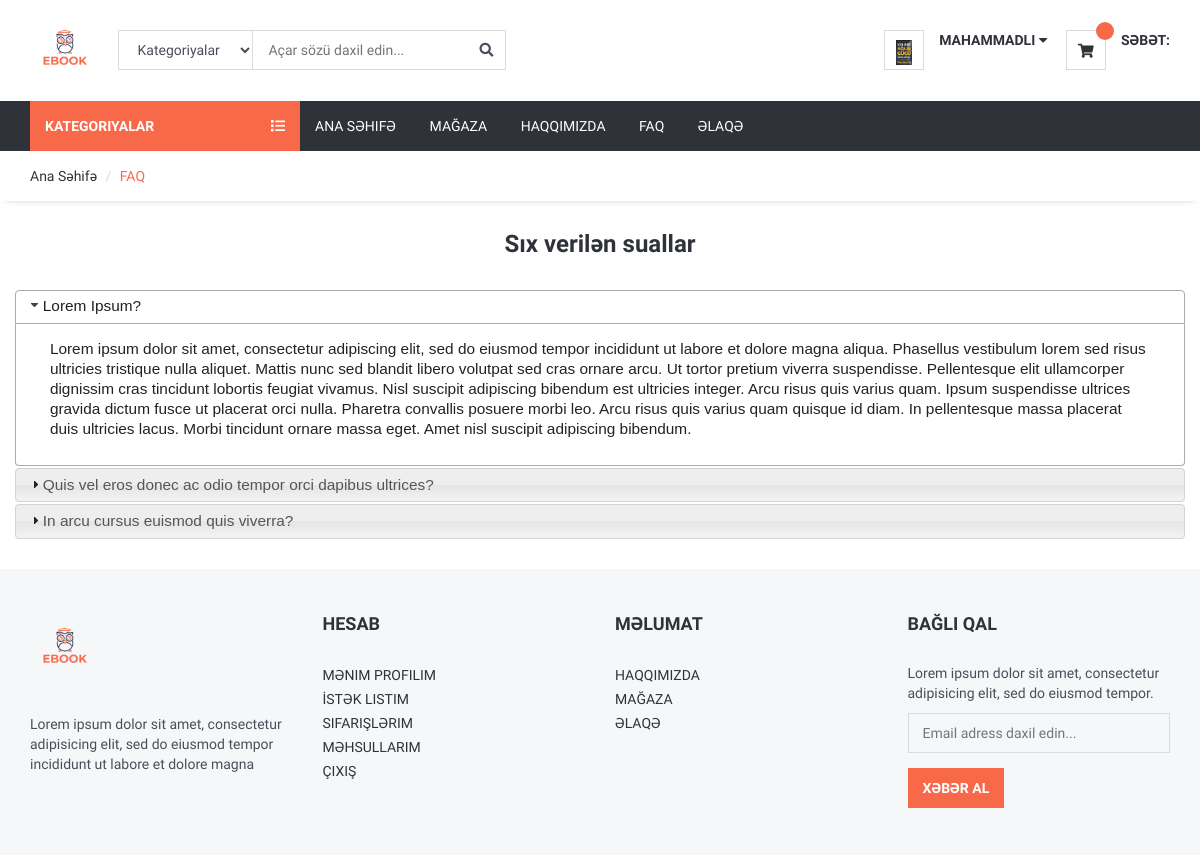
The app's page /faq/ (signed in) with its own data.
### home/models.py (models this page shows, shortened)
class UserProfile(models.Model):
    user = models.OneToOneField(User,on_delete=models.CASCADE)
    phone = models.CharField(blank=True,max_length=20)
    address = models.CharField(blank=True,max_length=150)
    city = models.CharField(blank=True,max_length=20)
    country = models.CharField(blank=True,max_length=20)
    image = models.ImageField(blank=True,upload_to='images/users/')
    def image_tag(self):
        return mark_safe('<img src ="{}" height = "25"'.format(self.image.url))
    image_tag.short_description = 'Image'

class FAQ(models.Model):
    STATUS = (
        ('True','True'),
        ('False','False')
    )
    ordernumber = models.IntegerField()
    question = models.CharField(max_length=150)
    answer = models.TextField()
    status = models.CharField(max_length=10,choices=STATUS)
    create_at = models.DateTimeField(auto_now_add=True)
    update_at = models.DateTimeField(auto_now=True)

### home/views.py (the view)
# urls.py: path('faq/',views.faq,name='faq'),
def faq(request):
    category = Category.objects.all()
    faq = FAQ.objects.all().order_by('ordernumber')
    setting = Setting.objects.get()
    context = {
        'category':category,
        'faq':faq,
        'setting':setting
    }
    return render(request,'faq.html',context)

### home/templates/faq.html (shortened to what this page needs)
{% extends "homebase.html" %}
{% block sidebar %}
  {% include "sidebar.html" %}
{% endblock sidebar %}
{% block content %}
<div id="breadcrumb">
    <div class="container">
        <ul class="breadcrumb">
            <li><a href="/">Ana Səhifə</a></li>
            <li class="active">FAQ</li>
        </ul>
    </div>
</div>
<div class="section">
    <div class="container">
        <div class="row">
            <h3 align='center'>Sıx verilən suallar</h3>
            <br>
            <div id="accordion">
                {% for data in faq %}
                <h3>{{data.question}}</h3>
                <div>
                  <p>
                      {{data.answer}}
                    </p>
                </div>
                {% endfor%}
            </div>
        </div>
    </div>
</div>
{% endblock content %}

### home/templates/header.html (shortened to what this page needs)
{% load static %}
<header>
    <div id="header">
        <div class="container">
            <div class="pull-left">
                <div  class="header-logo">
                    <a class="logo" href="/">
                        <img  src="{%static './img/logobook.png' %}" alt="">
                    </a>
                </div>
                <div class="header-search">
                    <form action="/search/" method="post">
                        <input id="query" name="query" class="input search-input" type="text" placeholder="Açar sözü daxil edin...">
                        {% load mptt_tags %}
                        <select name="katid" class='input search-categories'>
                            <option value="0">Kategoriyalar</option>
                        </select>
                        <button class="search-btn"><i class="fa fa-search"></i></button>
                    </form>
                </div>
            </div>
            <div class="pull-right">
                <ul class="header-btns">
                    <li class="header-account dropdown default-dropdown">
                        {% if user.id is not None %}
                        <div class="dropdown-toggle" role="button" data-toggle="dropdown" aria-expanded="true">
                            <div class="header-btns-icon">
                                <img style="height: 25px;" src="{{ request.user.userprofile.image.url }}" alt="">
                            </div>
                            <strong class="text-uppercase">{{user.first_name}} <i class="fa fa-caret-down"></i></strong>
                        </div>
                        {% else %}
                        <a href="/login/" class="text-uppercase">Daxil Ol</a> / <a href="/user/register/" class="text-uppercase">Qeydiyyat</a>
                        {% endif %}
                    </li>
                    {% if request.session.cart_items == 0 %}
                    <li class="header-cart dropdown default-dropdown">
                        <a href="/">
                            <div class="header-btns-icon">
                                <i class="fa fa-shopping-cart"></i>
                                <span  class="qty">{{ request.session.cart_items }}</span>
                            </div>
                            <strong class="text-uppercase">Səbət:</strong>
                        </a>
                    </li>
                      {% else %}
                      <li class="header-cart dropdown default-dropdown">
                        <a href="/shopcart/">
                            <div class="header-btns-icon">
                                <i class="fa fa-shopping-cart"></i>
                                <span  class="qty">{{ request.session.cart_items }}</span>
                            </div>
                            <strong class="text-uppercase">Səbət:</strong>
                        </a>
                    </li>
                    {% endif %}
                </ul>
            </div>
        </div>
    </div>
</header>

### home/static/css/style.css (style rules this page uses)
body { font-family: 'Hind', sans-serif; color: #4A4E5A; overflow-x: hidden; }
h1, h2, h3, h4, h5, h6 { color: #30323A; margin: 0 0 10px; font-weight: 700; }
a { color: #30323A; -webkit-transition: 0.3s color; transition: 0.3s color; }
strong { color: #30323A; }
ul, ol { margin: 0; padding: 0; list-style: none }
.input { width: 100%; height: 40px; padding: 0px 15px; border: none; background-color: transparent; -webkit-box-shadow: 0px 0px 0px 1px #DADADA inset, 0px 0px 0px 5px transparent; box-shadow: 0px 0px 0px 1px #DADADA inset, 0px 0px 0px 5px transparent; -webkit-transition: 0.3s all; transition: 0.3s all; }
.section { padding-top: 30px; padding-bottom: 30px; }
#breadcrumb { -webkit-box-shadow: 0px 6px 6px -6px rgba(0, 0, 0, 0.175); box-shadow: 0px 6px 6px -6px rgba(0, 0, 0, 0.175); }
.breadcrumb { background-color: transparent; border: none; border-radius: 0px; padding: 15px 0px; margin: 0; }
.breadcrumb>.active { color: #F8694A; }
.breadcrumb>li+li:before { color: #DADADA; }
#header { padding-top: 15px; padding-bottom: 15px; }
.header-logo { display: inline-block; margin-right: 15px; }
.header-logo .logo>img { width: 100%; max-height: 70px; }
.header-search { display: inline-block; padding: 15px 0px; max-width: 400px; }
.header-search>form { position: relative; }
.header-search>form .search-input { padding-left: 150px; padding-right: 45px; }
.header-search>form .search-categories { position: absolute; left: 0px; top: 0px; width: 135px; }
.header-search>form .search-btn { position: absolute; top: 0px; right: 0px; width: 40px; height: 40px; background-color: transparent; border: none; }
.header-btns>li { display: inline-block; vertical-align: top; padding: 15px 0px; }
.header-btns>li+li { margin-left: 15px; }
.header-btns>li .header-btns-icon { position: relative; float: left; margin-right: 15px; width: 40px; height: 40px; line-height: 40px; text-align: center; color: #30323A; background-color: #FFF; border: 1px solid #DADADA; }
.header-btns .dropdown-toggle { display: block; cursor: pointer; }
.header-cart .header-btns-icon .qty { position: absolute; right: -9px; top: -9px; width: 18px; height: 18px; line-height: 18px; text-align: center; font-size: 10px; background: #F8694A; color: #FFF; border-radius: 50%; }

### records on screen
FAQ: question "Lorem Ipsum?", answer "Lorem ipsum dolor sit amet, consectetur adipiscing elit, sed do eiusmod tempor incididunt ut labore et dolore magna aliqua. Phasellus vestibulum lorem sed risus ultricies tristique nulla aliquet. Mattis nunc sed blandit libero volutpat sed cras ornare arcu. Ut tortor pretium viverra suspendisse. Pellentesque elit ullamcorper dignissim cras tincidunt lobortis feugiat vivamus. Nisl suscipit adipiscing bibendum est ultricies integer. Arcu risus quis varius quam. Ipsum suspendisse ultrices gravida dictum fusce ut placerat orci nulla. Pharetra convallis posuere morbi leo. Arcu risus quis varius quam quisque id diam. In pellentesque massa placerat duis ultricies lacus. Morbi tincidunt ornare…"
FAQ: question "Quis vel eros donec ac odio tempor orci dapibus ultrices?"
FAQ: question "In arcu cursus euismod quis viverra?"

### other values on screen
{{ user.first_name }} "MAHAMMADLI"
